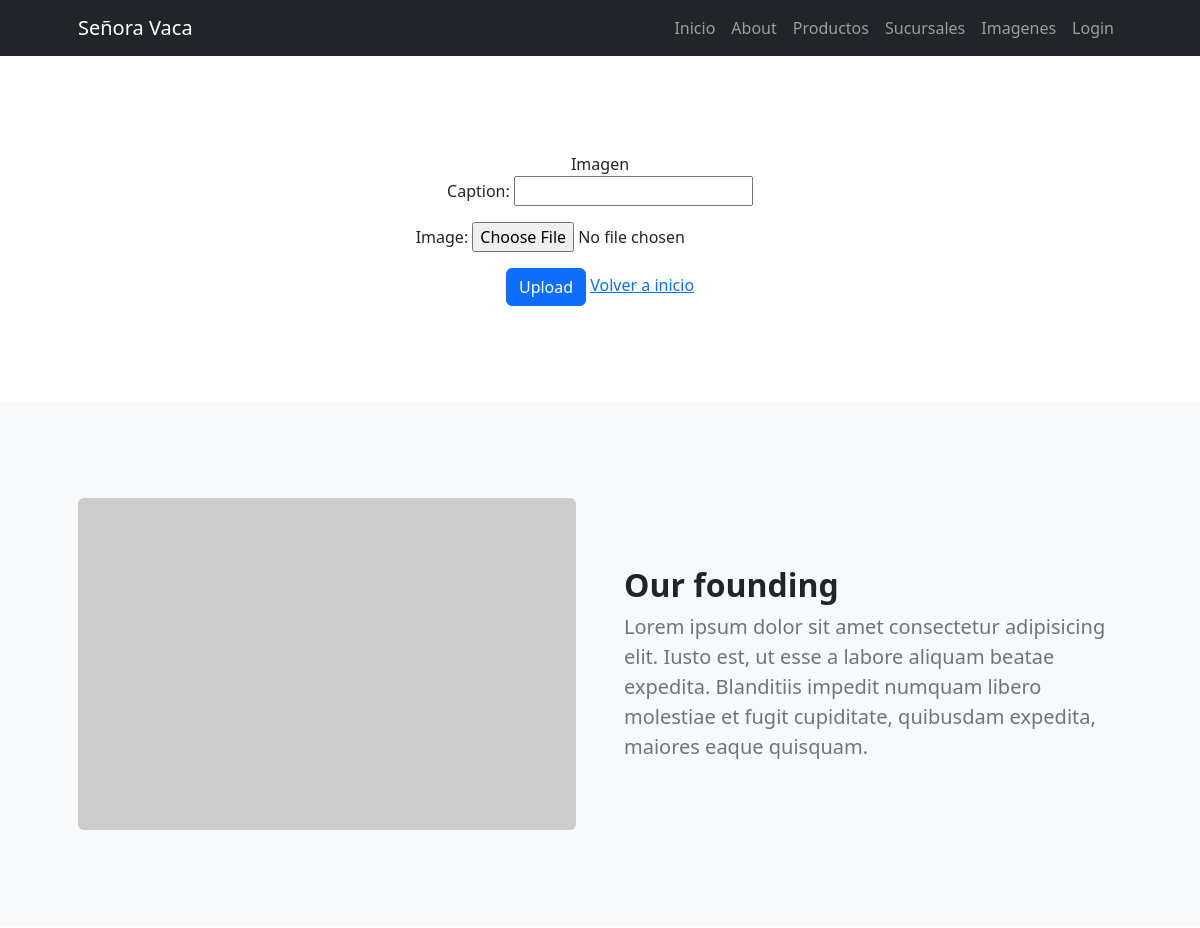
The app's page /imagen/ (upper part), older data.
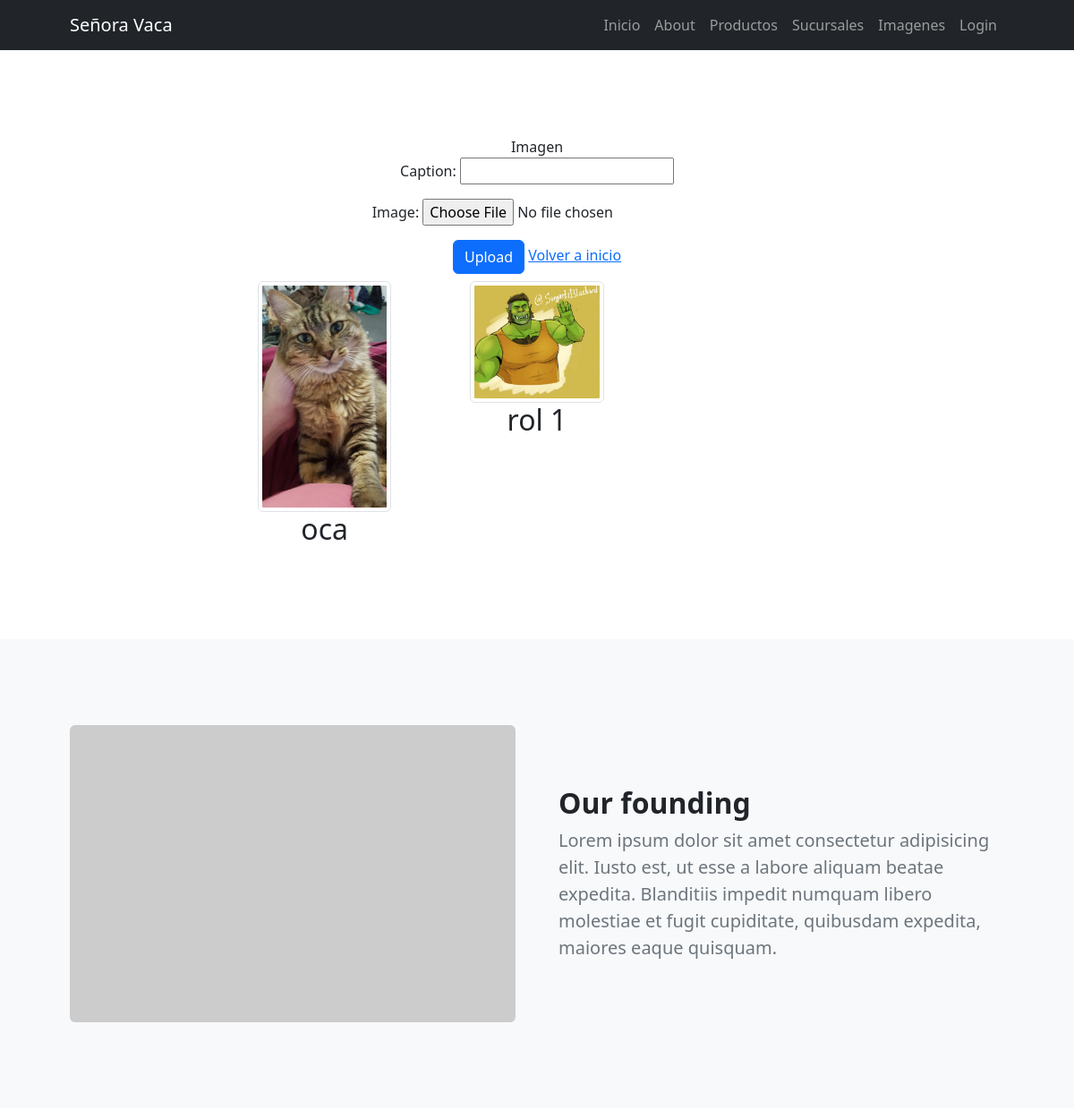
The same page, newer data.
### core/models.py (models this page shows, shortened)
class Image(models.Model):
    caption=models.CharField(max_length=100)
    image=models.ImageField(upload_to="img/%y")

### core/views.py (the view)
# urls.py: path('imagen/', views.imagen, name='imagen')
def imagen(request):
    if request.method == "POST":
        form=ImageForm(data=request.POST,files=request.FILES)
        if form.is_valid():
            form.save()
            obj=form.instance
            return render(request,"core/imagen.html",{"obj":obj})
    else:
        form=ImageForm()
    img=Image.objects.all()
    return render(request,"core/imagen.html",{"img":img,"form":form})

### core/forms.py
class ImageForm(forms.ModelForm):
    class Meta:
        model = Image
        fields = ('caption', 'image')

### core/templates/core/imagen.html (shortened to what this page needs)
{% extends 'core/base.html' %}
{% block content %}
    Imagen
    <form action="." method='post' enctype="multipart/form-data">
        <table>
        {{form.as_p}}
        </table>
        <button type="submit" class="btn btn-primary">Upload</button>
        <a href="{% url 'core:index' %}">Volver a inicio</a>
    </form>
    {% for x in img %}
    {% if forloop.first %}<div class="row ">{% endif %}
        <div class="col-lg-4 col-md-4 col-12" >
    <div class="text-center mt-2">
        <img src="{{x.image.url}}" height="70%" width="70%" class="img-thumbnail" alt="...">
        <h2 class="text-center" >{{x.caption}}</h2></div>
        </div>
        {% if forloop.last %}</div>{% endif %}
    {% endfor %}
{% endblock content %}

### core/templates/core/base.html (shortened to what this page needs)
{% load static %}
<!DOCTYPE html>
<html lang="es">
    <head>
        <link rel="icon" type="image/x-icon" href="{% static 'core/assets/favicon.ico' %} />
        <link href="https://cdn.jsdelivr.net/npm/bootstrap-icons@1.5.0/font/bootstrap-icons.css" rel="stylesheet" />
        <link href="{% static 'core/css/styles.css' %}" rel="stylesheet" />
    </head>
    <body class="d-flex flex-column">
        <main class="flex-shrink-0">
            <nav class="navbar navbar-expand-lg navbar-dark bg-dark">
                <div class="container px-5">
                    <a class="navbar-brand" href="index.html">Señora Vaca</a>
                    <div class="collapse navbar-collapse" id="navbarSupportedContent">
                        <ul class="navbar-nav ms-auto mb-2 mb-lg-0">
                            <li class="nav-item"><a class="nav-link" href="{% url 'core:index' %}">Inicio</a></li>
                            <li class="nav-item"><a class="nav-link" href=''>About</a></li>
                            <li class="nav-item"><a class="nav-link" href="{% url 'producto:index' %}">Productos</a></li>
                            <li class="nav-item"><a class="nav-link" href="{% url 'sucursales:index' %}">Sucursales</a></li>
                            <li class="nav-item"><a class="nav-link" href="{% url 'core:imagen' %}">Imagenes</a></li>
                            {% if user.is_authenticated %}
                                <form action="{% url 'core:logout' %}" method="post">
                                    {% csrf_token %}
                                    <button type="submit">Logout {{user.username}}</button>
                                </form>
                            {% else %}
                            <li class="nav-item"><a class="nav-link" href="{% url 'core:login' %}">Login</a></li>
                            {% endif %}
                        </ul>
                    </div>
                </div>
            </nav>
            <header class="py-5">
                <div class="container px-5">
                    <div class="row justify-content-center">
                        <div class="col-lg-8 col-xxl-6">
                            <div class="text-center my-5">
                                {% block content %}
                                {% endblock content %}
                            </div>
                        </div>
                    </div>
                </div>
            </header>
            <section class="py-5 bg-light" id="scroll-target">
                <div class="container px-5 my-5">
                    <div class="row gx-5 align-items-center">
                        <div class="col-lg-6"><img class="img-fluid rounded mb-5 mb-lg-0" src="https://dummyimage.com/600x400/343a40/6c757d" alt="..." /></div>
                        <div class="col-lg-6">
                            <h2 class="fw-bolder">Our founding</h2>
                            <p class="lead fw-normal text-muted mb-0">Lorem ipsum dolor sit amet consectetur adipisicing elit. Iusto est, ut esse a labore aliquam beatae expedita. Blanditiis impedit numquam libero molestiae et fugit cupiditate, quibusdam expedita, maiores eaque quisquam.</p>
                        </div>
                    </div>
                </div>
            </section>
        </main>
    </body>
</html>

Row changes from the older to the newer data that the page shows:
added Image: image (picture), caption "oca"
added Image: image (picture), caption "rol 1"
